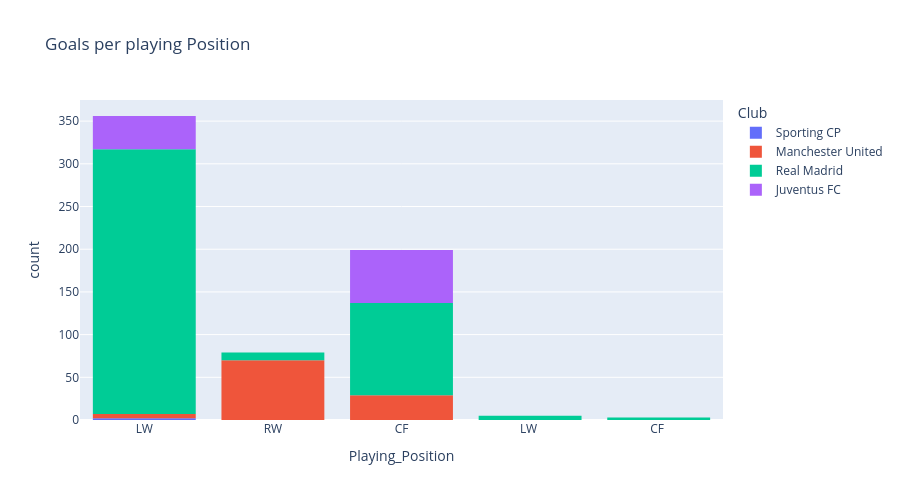

Notebook source saved alongside this figure:
### Code cell
px.histogram(
    df,
    x='Playing_Position',
    title="Goals per playing Position",
    log_x=False,
    log_y=False,
    #symbol='title',
    #markers=True,
    #width=800, 
    height=500,
    color='Club',
    hover_name='Club',
    hover_data=['Playing_Position','Competition','Season','Club'])

### Figure 1 — Plotly figure (JSON) as saved in the notebook; plotly's stock layout.template omitted (floating-point values rounded to 4 significant figures; data arrays with more than 128 entries replaced by an {"elided": "..."} marker saying what was removed)
{"data": [{"alignmentgroup": "True", "bingroup": "x", "hovertemplate": "Club=Sporting CP<br>Playing_Position=%{x}<br>count=%{y}<extra></extra>", "legendgroup": "Sporting CP", "marker": {"color": "#636efa", "pattern": {"shape": ""}}, "name": "Sporting CP", "offsetgroup": "Sporting CP", "orientation": "v", "showlegend": true, "type": "histogram", "x": ["LW", "LW", null, null, null], "xaxis": "x", "yaxis": "y"}, {"alignmentgroup": "True", "bingroup": "x", "hovertemplate": "Club=Manchester United<br>Playing_Position=%{x}<br>count=%{y}<extra></extra>", "legendgroup": "Manchester United", "marker": {"color": "#EF553B", "pattern": {"shape": ""}}, "name": "Manchester United", "offsetgroup": "Manchester United", "orientation": "v", "showlegend": true, "type": "histogram", "x": {"elided": "143 str values"}, "xaxis": "x", "yaxis": "y"}, {"alignmentgroup": "True", "bingroup": "x", "hovertemplate": "Club=Real Madrid<br>Playing_Position=%{x}<br>count=%{y}<extra></extra>", "legendgroup": "Real Madrid", "marker": {"color": "#00cc96", "pattern": {"shape": ""}}, "name": "Real Madrid", "offsetgroup": "Real Madrid", "orientation": "v", "showlegend": true, "type": "histogram", "x": {"elided": "450 str values"}, "xaxis": "x", "yaxis": "y"}, {"alignmentgroup": "True", "bingroup": "x", "hovertemplate": "Club=Juventus FC<br>Playing_Position=%{x}<br>count=%{y}<extra></extra>", "legendgroup": "Juventus FC", "marker": {"color": "#ab63fa", "pattern": {"shape": ""}}, "name": "Juventus FC", "offsetgroup": "Juventus FC", "orientation": "v", "showlegend": true, "type": "histogram", "x": ["CF", "CF", "LW", "LW", "LW", "CF", "CF", "CF", "LW", "CF", "LW", "LW", "CF", "LW", "LW", "LW", "LW", "LW", "LW", "LW", "LW", "CF", "CF", "CF", "LW", "LW", "CF", "CF", "LW", "LW", "CF", "CF", "CF", "CF", "CF", "CF", "CF", "CF", "CF", "LW", "CF", "CF", "CF", "CF", "CF", "CF", "LW", "LW", "LW", "LW", "LW", "LW", "LW", "LW", "LW", "LW", "LW", "LW", "LW", "LW", "LW", "LW", "LW", "LW", "LW", "CF", "CF", "CF", "CF", "CF", "LW", "CF", "CF", "CF", "CF", "CF", "CF", "CF", "CF", "CF", "CF", "CF", "CF", "CF", "CF", "CF", "CF", "CF", "CF", "CF", "CF", "CF", "CF", "CF", "CF", "CF", "CF", "CF", "CF", "CF", "CF"], "xaxis": "x", "yaxis": "y"}], "layout": {"barmode": "relative", "height": 500, "legend": {"title": {"text": "Club"}, "tracegroupgap": 0}, "title": {"text": "Goals per playing Position"}, "xaxis": {"anchor": "y", "domain": [0, 1], "title": {"text": "Playing_Position"}}, "yaxis": {"anchor": "x", "domain": [0, 1], "title": {"text": "count"}}}}
